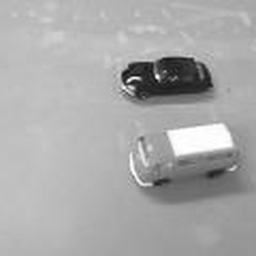
%> input picture ICAE 1/toycars1.png (cropped and resized to the size of MATLAB's example picture, made grey), 256 x 256 px, given in place of cameraman.tif, which was not available
$ octave Answers.m   (GNU Octave 9; MATLAB toolbox functions it lacks are replaced by stand-ins)
%> lines starting %> are read from the running program, lines starting %| are printed output that depends on the picture; in (x1, y1, x2, y2) boxes, pixels count from 0 and x2, y2 are one past the last pixel; in counts of white or black regions, pixels touching at a corner belong together; the program's own positions count from 1; pictures that were not available may be replaced by others from this repository, and a replacement may not be noted
%1
A = imread('cameraman.tif');
%> A is the input picture: size 256x256 uint8; min 12, max 255, mean 169.4

subplot(2,2,1);
imshow(A);
title('Original image');

B = colormap(gca,'gray');
subplot(2,2,2);
imshow(A);
title('Gray Scale');

subplot(2,2,3);
B = imadd(A,100);
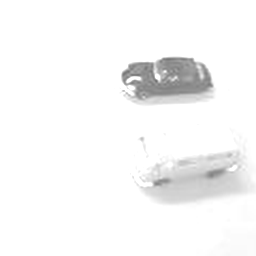
%> B: size 256x256 uint8; min 112, max 255, mean 247.1
imshow(B);


subplot(2,2,4);
C = imread('onion.png');
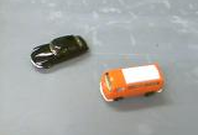
%> input picture ICAE 1/toycars2.png (cropped and resized to the size of MATLAB's example picture), 198 x 135 px, given in place of onion.png, which was not available
%> C is the input picture: size 135x198x3 uint8; mean R, G, B 167.9, 168.5, 165.7
D = rgb2gray(C);
imshow(D);

figure;

%2

%1
subplot(4,2,1);
E = imread('toycars1.png');
imshow(E)
title('Read Image 1')

%2
subplot(4,2,2);
F = imread('toycars2.png');
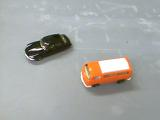
%> F: size 120x160x3 uint8; mean R, G, B 167.7, 168.8, 166.3
imshow(F)
title('Read Image 2');

%3
subplot(4,2,3);
G = imadd(E,F);
imshow(G);
title('Add images');

%4
subplot(4,2,4);
H = imsubtract(E,F);
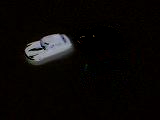
%> H: size 120x160x3 uint8; mean R, G, B 10, 7.8, 6.9
imshow(H);
title('substract images');

%5
subplot(4,2,5);
I = imabsdiff(E,F);
imshow(I);
title('absdiff images');

%6
subplot(4,2,6);
I = immultiply(E,1.5);
imshow(I);
title('multiply images');

%7
subplot(4,2,7);
J = imdivide(E,4);
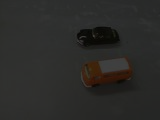
%> J: size 120x160x3 uint8; mean R, G, B 43.4, 43, 40.9
imshow(j);
title('divide images');

%8
subplot(4,2,8);
K = im2bw(E);
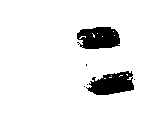
%> K: size 120x160 logical; 92.1% white; 6 black regions (4 under 20 px), largest, box (x1, y1, x2, y2) and area: (86, 71, 134, 95) 762, (77, 27, 120, 49) 758
imshow(K);
title('substract images');
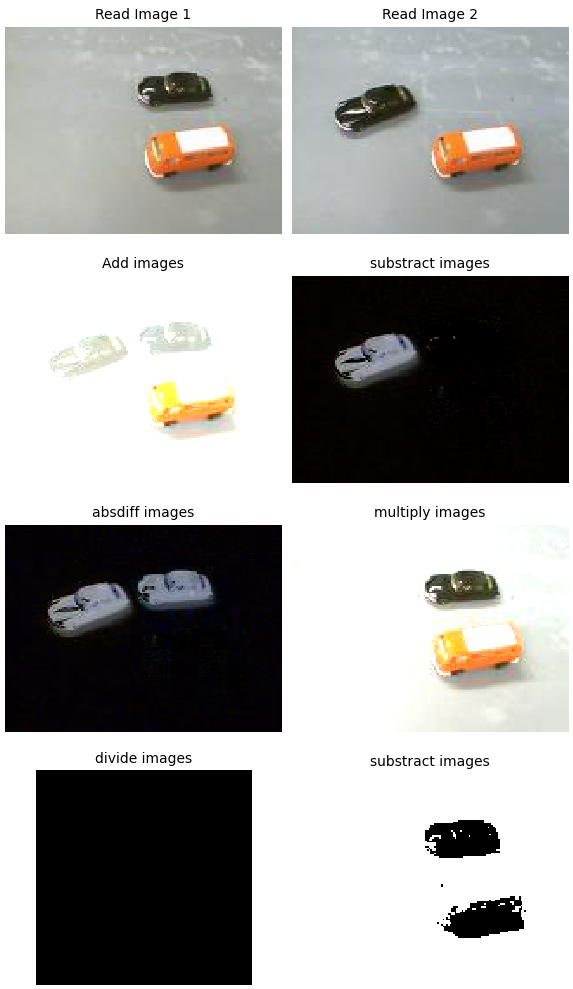
%> figure redrawn from the program's plot data, 8 panels
